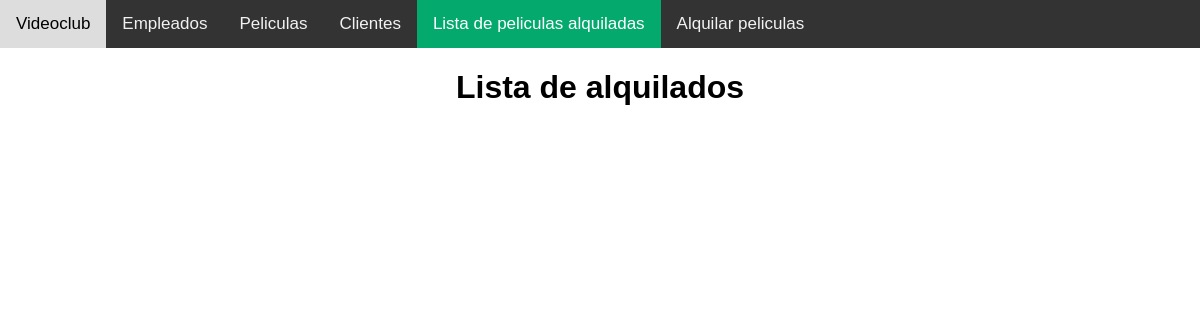
The page /videoclub/lista_alquilados on the database as committed earlier.
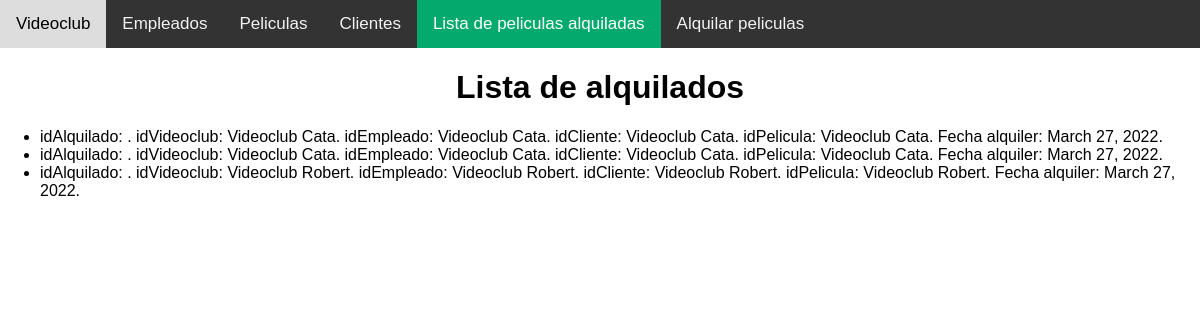
The same page on the database as committed later.
### videoclub/models.py (models this page shows)
class Alquilado(models.Model):
    idAlquiler = models.AutoField(primary_key=True)
    idVideoclub = models.ForeignKey(Videoclub, default=1, on_delete=models.PROTECT)
    idEmpleado = models.ForeignKey(Empleado, default=1, on_delete=models.PROTECT)
    idCliente = models.ForeignKey(Cliente, default=1, on_delete=models.PROTECT)
    idPelicula = models.ForeignKey(Pelicula, default=1, on_delete=models.PROTECT)
    fecha_de_alquiler = models.DateField(default=date.today)

class Videoclub(models.Model):
    idVideoclub = models.AutoField(primary_key=True)
    nombre = models.CharField(max_length=60, blank=False, null=False)
    def __str__(self):
        return str(self.nombre)

### videoclub/views.py (the view)
# urls.py: path('lista_alquilados', videoclub.views.alquilado),
def alquilado(request):
    alquilado = Alquilado.objects.all()
    dictionary = {'alquilados': alquilado}
    return render(request, 'videoclub/lista_alquilados.html', dictionary)

### videoclub/templates/videoclub/lista_alquilados.html (shortened to what this page needs)
{% load static %}
<!DOCTYPE html>
<html lang="en">
<head>
    <link rel="stylesheet" href="{% static 'css/navbar.css' %}" type="text/css"/>
</head>
<body>
<div class="topnav">
  <a href="videoclub">Videoclub</a>
  <a href="empleados">Empleados</a>
  <a  href="peliculas">Peliculas</a>
  <a href="clientes">Clientes</a>
    <a class="active" href="lista_alquilados">Lista de peliculas alquiladas</a>
    <a href="alquilar_pelicula">Alquilar peliculas</a>
</div>
<h1 style="text-align: center;">Lista de alquilados</h1>
    <ul>
        {% for alquilado in alquilados %}
            <li>
                idAlquilado: {{ alquilado.idAlquilado }}. idVideoclub: {{ alquilado.idVideoclub }}.
                idEmpleado: {{ alquilado.idVideoclub }}. idCliente: {{ alquilado.idVideoclub }}.
                idPelicula: {{ alquilado.idVideoclub }}. Fecha alquiler: {{ alquilado.fecha_de_alquiler }}.
            </li>
        {% endfor %}
    </ul>
</body>
</html>

### static/css/navbar.css (style rules this page uses)
body { margin: 0; font-family: Arial, Helvetica, sans-serif; }
.topnav { overflow: hidden; background-color: #333; }
.topnav a { float: left; color: #f2f2f2; text-align: center; padding: 14px 16px; text-decoration: none; font-size: 17px; }
.topnav a.active { background-color: #04AA6D; color: white; }

Rows that differ between the two databases and show on the page:
added Alquilado: idVideoclub "Videoclub Cata", fecha_de_alquiler "March 27, 2022"
added Alquilado: idVideoclub "Videoclub Cata", fecha_de_alquiler "March 27, 2022"
added Alquilado: idVideoclub "Videoclub Robert", fecha_de_alquiler "March 27, 2022"
